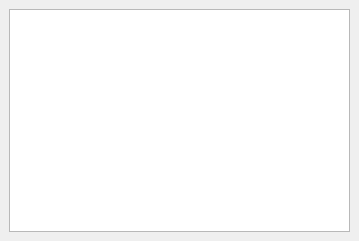
<?xml version="1.0" encoding="UTF-8"?>
<ui version="4.0">
 <class>DocumentView</class>
 <widget class="QWidget" name="DocumentView">
  <property name="geometry">
   <rect>
    <x>0</x>
    <y>0</y>
    <width>359</width>
    <height>241</height>
   </rect>
  </property>
  <layout class="QHBoxLayout" name="horizontalLayout">
   <property name="spacing">
    <number>0</number>
   </property>
   <property name="leftMargin">
    <number>0</number>
   </property>
   <property name="topMargin">
    <number>0</number>
   </property>
   <property name="rightMargin">
    <number>0</number>
   </property>
   <property name="bottomMargin">
    <number>0</number>
   </property>
   <item>
    <widget class="QStackedWidget" name="stack">
     <property name="currentIndex">
      <number>2</number>
     </property>
     <widget class="QWidget" name="oneColumnPage">
      <layout class="QHBoxLayout" name="horizontalLayout_2">
       <item>
        <widget class="QTreeView" name="singleTree">
         <property name="selectionMode">
          <enum>QAbstractItemView::ContiguousSelection</enum>
         </property>
        </widget>
       </item>
      </layout>
     </widget>
     <widget class="QWidget" name="doubleColumnPage">
      <layout class="QVBoxLayout" name="verticalLayout">
       <item>
        <widget class="QSplitter" name="splitter">
         <property name="orientation">
          <enum>Qt::Horizontal</enum>
         </property>
         <widget class="QTreeView" name="doubleTree"/>
         <widget class="QListView" name="doubleList"/>
        </widget>
       </item>
      </layout>
     </widget>
     <widget class="QWidget" name="textPage">
      <layout class="QHBoxLayout" name="horizontalLayout_3">
       <item>
        <widget class="QTextEdit" name="text"/>
       </item>
      </layout>
     </widget>
    </widget>
   </item>
  </layout>
 </widget>
 <resources/>
 <connections/>
</ui>
